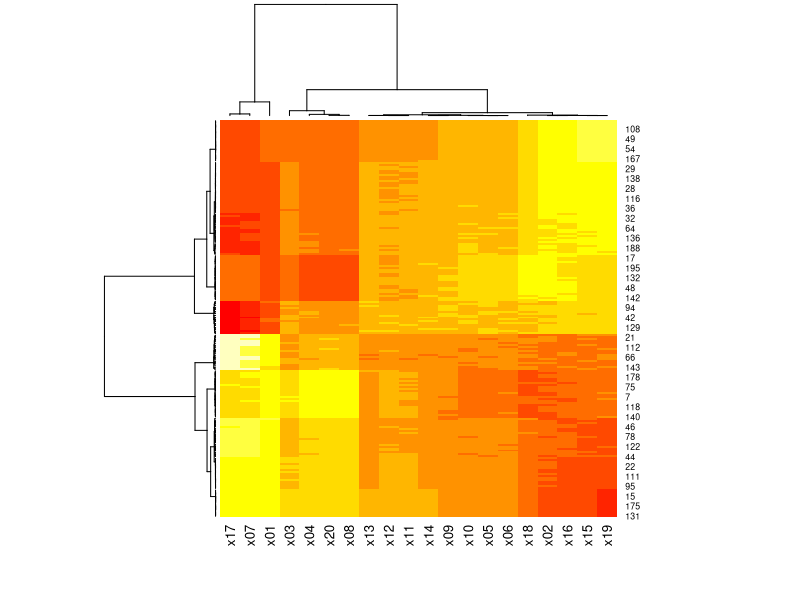

Recreate this plot in R.
# Prepare the data
d <- matrix(c(1,2,1,2,3,3,3,4,2,4,5,4), ncol = 3, byrow = TRUE)
# print(d)
d <- as.matrix(iris[,1:4])
data <- read.table("unit3/data/clusterdemo.csv", sep = ",", header = TRUE)
d <- as.matrix(data[,1:20])
set.seed(123)
# Plot the dendrogram

# Define the correlation dissimilarity function for the distance matrix
correlation_dissimilarity_matrix <- function(mat) {
  as.dist(1 - cor(t(mat), use = "pairwise.complete.obs", method = "pearson"))
}

png("unit3/output/p4_heatmap.png",width = 1000, height = 1200)
heatmap(d, scale = "row", col = heat.colors(10), distfun = correlation_dissimilarity_matrix)
dev.off()
